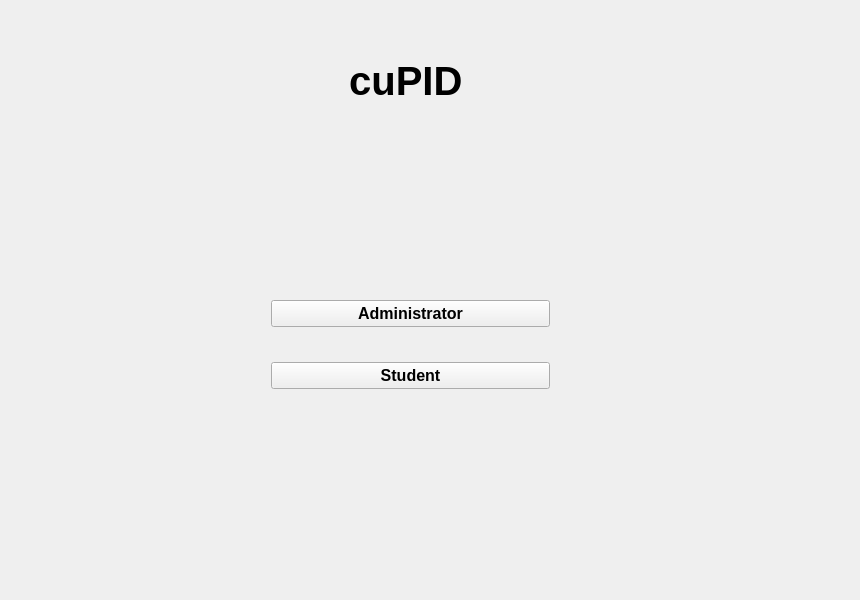
<?xml version="1.0" encoding="UTF-8"?>
<ui version="4.0">
 <class>WelcomePage</class>
 <widget class="QWidget" name="WelcomePage">
  <property name="geometry">
   <rect>
    <x>0</x>
    <y>0</y>
    <width>860</width>
    <height>600</height>
   </rect>
  </property>
  <property name="windowTitle">
   <string>WelcomePage</string>
  </property>
  <widget class="QWidget" name="verticalLayoutWidget_2">
   <property name="geometry">
    <rect>
     <x>290</x>
     <y>10</y>
     <width>221</width>
     <height>141</height>
    </rect>
   </property>
   <layout class="QVBoxLayout" name="verticalLayout_2">
    <item alignment="Qt::AlignHCenter">
     <widget class="QLabel" name="label">
      <property name="font">
       <font>
        <pointsize>30</pointsize>
        <weight>75</weight>
        <bold>true</bold>
       </font>
      </property>
      <property name="text">
       <string> cuPID</string>
      </property>
     </widget>
    </item>
   </layout>
  </widget>
  <widget class="QWidget" name="layoutWidget">
   <property name="geometry">
    <rect>
     <x>260</x>
     <y>260</y>
     <width>301</width>
     <height>171</height>
    </rect>
   </property>
   <layout class="QVBoxLayout" name="verticalLayout_3">
    <item>
     <widget class="QPushButton" name="adminButton_2">
      <property name="font">
       <font>
        <pointsize>12</pointsize>
        <weight>75</weight>
        <bold>true</bold>
       </font>
      </property>
      <property name="text">
       <string>Administrator</string>
      </property>
     </widget>
    </item>
    <item>
     <widget class="QPushButton" name="studentButton_2">
      <property name="font">
       <font>
        <pointsize>12</pointsize>
        <weight>75</weight>
        <bold>true</bold>
       </font>
      </property>
      <property name="text">
       <string>Student</string>
      </property>
     </widget>
    </item>
   </layout>
  </widget>
  <zorder>verticalLayoutWidget_2</zorder>
  <zorder>layoutWidget</zorder>
  <zorder>adminButton_2</zorder>
 </widget>
 <layoutdefault spacing="6" margin="11"/>
 <resources/>
 <connections/>
</ui>
